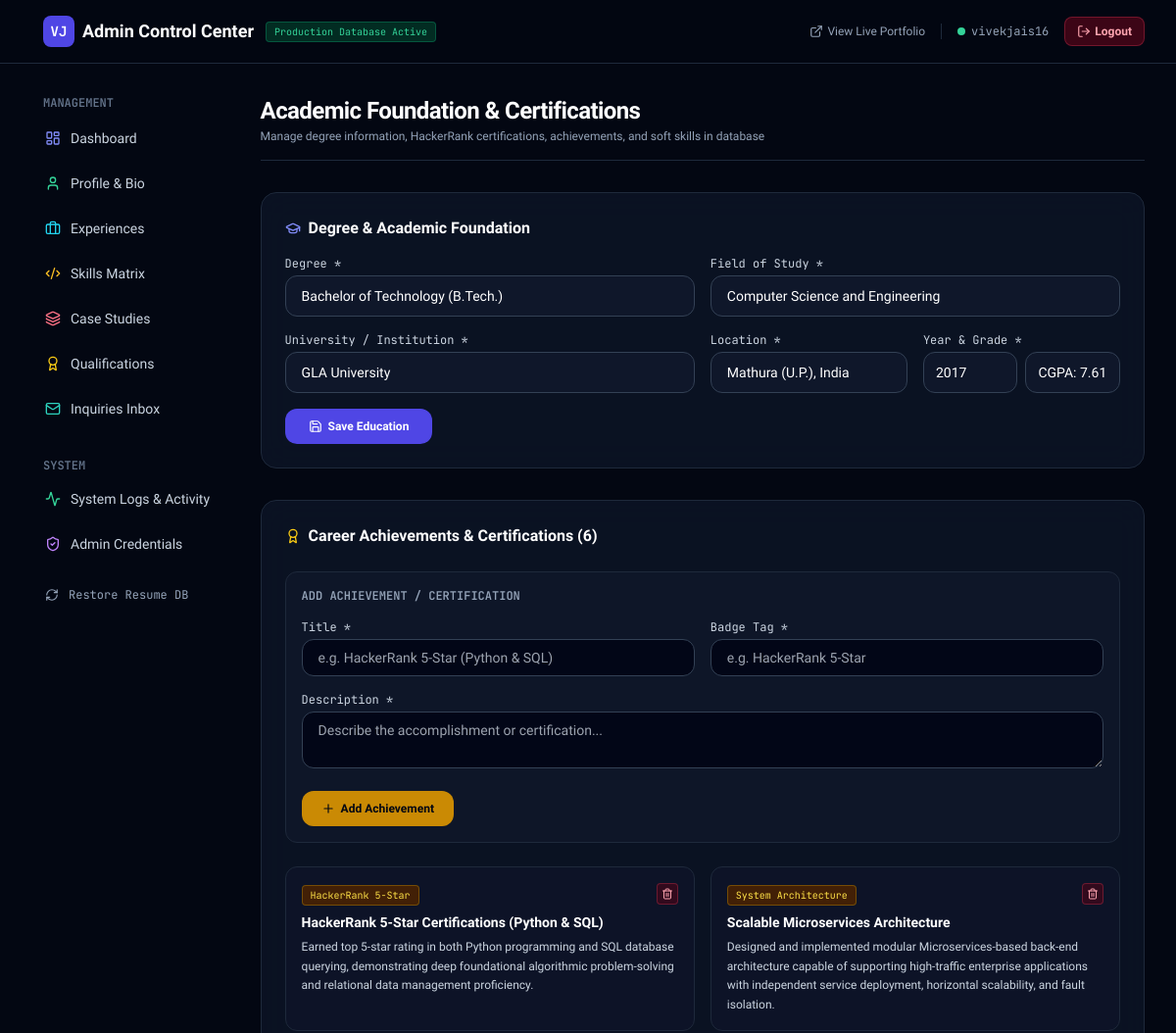
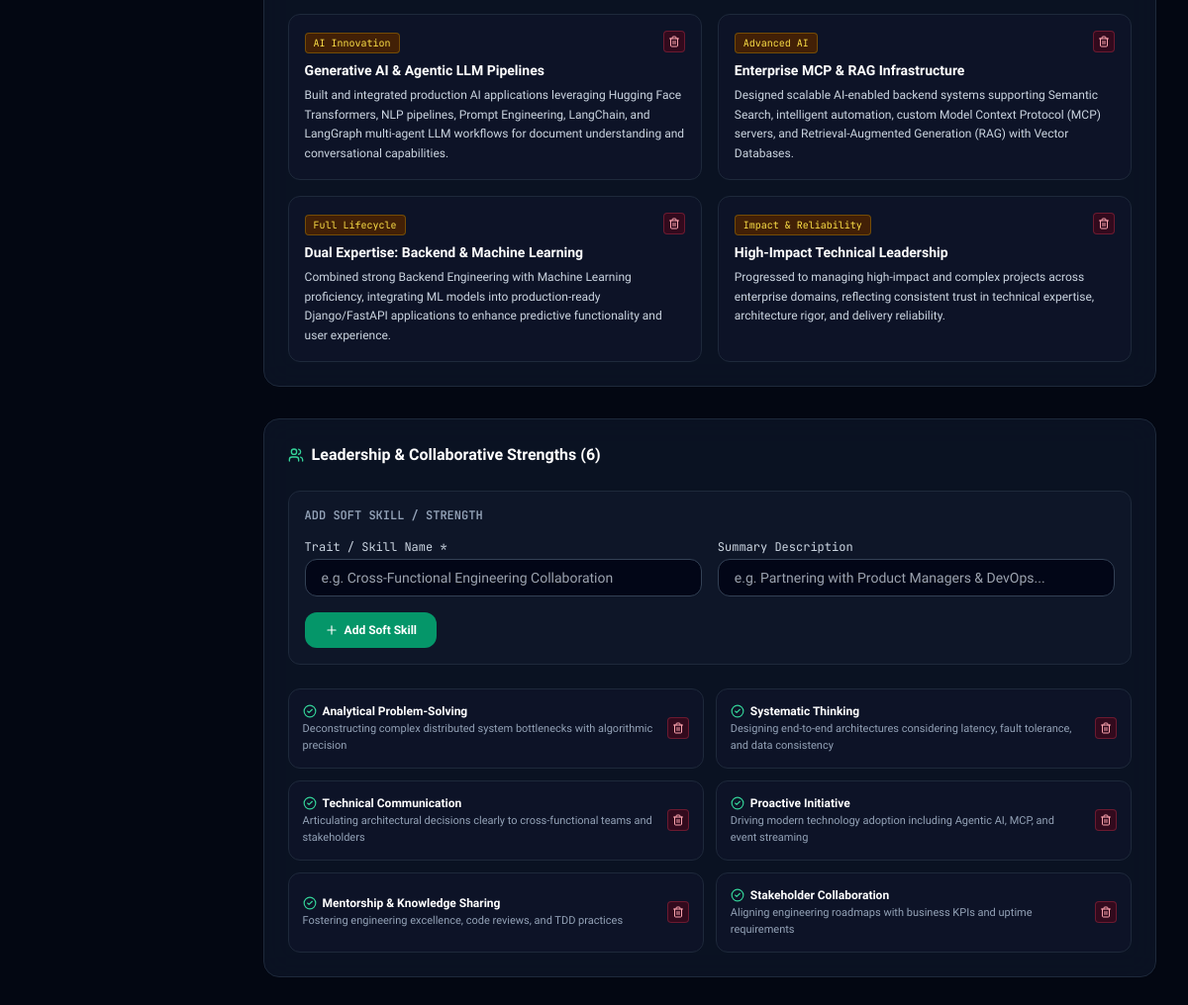
The app's page /admin/qualifications (signed in) with its own data (2 pictures, top to bottom).
### app/models/education.py (models this page shows)
class Education(Base):
    __tablename__ = "education"
    id = Column(Integer, primary_key=True, index=True)
    degree = Column(String(150), nullable=False)
    field_of_study = Column(String(150), nullable=False)
    institution = Column(String(200), nullable=False)
    location = Column(String(100), nullable=False)
    completion_year = Column(String(50), nullable=False)
    grade = Column(String(50), nullable=False)

class Achievement(Base):
    __tablename__ = "achievements"
    id = Column(Integer, primary_key=True, index=True)
    title = Column(String(150), nullable=False)
    badge = Column(String(100), nullable=True)
    description = Column(Text, nullable=False)
    category = Column(String(100), default="Technical")
    icon = Column(String(50), default="award")
    display_order = Column(Integer, default=0)

class SoftSkill(Base):
    __tablename__ = "soft_skills"
    id = Column(Integer, primary_key=True, index=True)
    name = Column(String(100), nullable=False)
    description = Column(String(255), nullable=True)
    icon = Column(String(50), default="check")
    display_order = Column(Integer, default=0)

### app/admin/router.py (the view)
@admin_router.get("/qualifications", response_class=HTMLResponse)
async def admin_qualifications_view(
    request: Request,
    admin_user: str = Depends(require_admin),
    db: Session = Depends(get_db),
):
    education = PortfolioService.get_education(db)
    achievements = PortfolioService.get_achievements(db)
    soft_skills = PortfolioService.get_soft_skills(db)
    return templates.TemplateResponse(
        request=request,
        name="admin/qualifications.html",
        context={
            "admin_user": admin_user,
            "education": education,
            "achievements": achievements,
            "soft_skills": soft_skills,
            "msg": None,
        },
    )

### app/templates/admin/qualifications.html (shortened to what this page needs)
{% extends "admin/base.html" %}
{% block content %}
<div class="space-y-8">
    <div class="flex items-center justify-between border-b border-slate-800 pb-4">
        <div>
            <h1 class="text-2xl font-bold text-white tracking-tight">Academic Foundation & Certifications</h1>
            <p class="text-xs text-slate-400 mt-0.5">Manage degree information, HackerRank certifications, achievements, and soft skills in database</p>
        </div>
    </div>
    <div class="glass-panel rounded-2xl p-6 border border-slate-800 space-y-4">
        <h2 class="font-bold text-base text-white flex items-center gap-2">
            <i data-lucide="graduation-cap" class="w-4 h-4 text-indigo-400"></i> Degree & Academic Foundation
        </h2>
        <form action="/admin/education/save" method="post" class="space-y-4">
            <div class="grid grid-cols-1 sm:grid-cols-2 gap-4">
                <div>
                    <label class="block text-xs font-mono text-slate-300 mb-1">Degree *</label>
                    <input type="text" name="degree" required value="{{ education.degree if education else 'Bachelor of Technology (B.Tech.)' }}" class="w-full px-4 py-2.5 rounded-xl bg-slate-900 border border-slate-700 text-sm text-white focus:outline-none focus:border-indigo-500">
                </div>
                <div>
                    <label class="block text-xs font-mono text-slate-300 mb-1">Field of Study *</label>
                    <input type="text" name="field_of_study" required value="{{ education.field_of_study if education else 'Computer Science and Engineering' }}" class="w-full px-4 py-2.5 rounded-xl bg-slate-900 border border-slate-700 text-sm text-white focus:outline-none focus:border-indigo-500">
                </div>
            </div>
            <div class="grid grid-cols-1 sm:grid-cols-4 gap-4">
                <div class="sm:col-span-2">
                    <label class="block text-xs font-mono text-slate-300 mb-1">University / Institution *</label>
                    <input type="text" name="institution" required value="{{ education.institution if education else 'GLA University' }}" class="w-full px-4 py-2.5 rounded-xl bg-slate-900 border border-slate-700 text-sm text-white focus:outline-none focus:border-indigo-500">
                </div>
                <div>
                    <label class="block text-xs font-mono text-slate-300 mb-1">Location *</label>
                    <input type="text" name="location" required value="{{ education.location if education else 'Mathura (U.P.), India' }}" class="w-full px-4 py-2.5 rounded-xl bg-slate-900 border border-slate-700 text-sm text-white focus:outline-none focus:border-indigo-500">
                </div>
                <div>
                    <label class="block text-xs font-mono text-slate-300 mb-1">Year & Grade *</label>
                    <div class="grid grid-cols-2 gap-2">
                        <input type="text" name="completion_year" required value="{{ education.completion_year if education else '2017' }}" placeholder="Year" class="w-full px-3 py-2.5 rounded-xl bg-slate-900 border border-slate-700 text-sm text-white focus:outline-none focus:border-indigo-500">
                        <input type="text" name="grade" required value="{{ education.grade if education else 'CGPA: 7.61' }}" placeholder="Grade" class="w-full px-3 py-2.5 rounded-xl bg-slate-900 border border-slate-700 text-sm text-white focus:outline-none focus:border-indigo-500">
                    </div>
                </div>
            </div>
            <button type="submit" class="px-6 py-2.5 rounded-xl font-semibold text-xs bg-indigo-600 hover:bg-indigo-500 text-white transition flex items-center gap-1.5">
                <i data-lucide="save" class="w-3.5 h-3.5"></i> Save Education
            </button>
        </form>
    </div>
    <div class="glass-panel rounded-2xl p-6 border border-slate-800 space-y-6">
        <h2 class="font-bold text-base text-white flex items-center gap-2">
            <i data-lucide="award" class="w-4 h-4 text-yellow-400"></i> Career Achievements & Certifications ({{ achievements|length }})
        </h2>
        <form action="/admin/achievements/add" method="post" class="p-4 rounded-xl bg-slate-900/90 border border-slate-800 space-y-4">
            <div class="text-xs font-mono text-slate-400 font-semibold uppercase">Add Achievement / Certification</div>
            <div class="grid grid-cols-1 sm:grid-cols-2 gap-4">
                <div>
                    <label class="block text-xs font-mono text-slate-300 mb-1">Title *</label>
                    <input type="text" name="title" required placeholder="e.g. HackerRank 5-Star (Python & SQL)" class="w-full px-4 py-2 rounded-xl bg-slate-950 border border-slate-700 text-sm text-white focus:outline-none focus:border-yellow-500">
                </div>
                <div>
                    <label class="block text-xs font-mono text-slate-300 mb-1">Badge Tag *</label>
                    <input type="text" name="badge" required placeholder="e.g. HackerRank 5-Star" class="w-full px-4 py-2 rounded-xl bg-slate-950 border border-slate-700 text-sm text-white focus:outline-none focus:border-yellow-500">
                </div>
            </div>
            <div>
                <label class="block text-xs font-mono text-slate-300 mb-1">Description *</label>
                <textarea name="description" rows="2" required placeholder="Describe the accomplishment or certification..." class="w-full px-4 py-2 rounded-xl bg-slate-950 border border-slate-700 text-sm text-white focus:outline-none focus:border-yellow-500"></textarea>
            </div>
            <button type="submit" class="px-5 py-2.5 rounded-xl font-semibold text-xs bg-yellow-600 hover:bg-yellow-500 text-dark-950 transition flex items-center gap-1.5 font-bold">
                <i data-lucide="plus" class="w-3.5 h-3.5"></i> Add Achievement
            </button>
        </form>
        <div class="grid grid-cols-1 sm:grid-cols-2 gap-4">
            {% for ach in achievements %}
            <div class="p-4 rounded-xl bg-slate-900/60 border border-slate-800 flex flex-col justify-between gap-3">
                <div class="space-y-1.5">
                    <div class="flex items-center justify-between">
                        <span class="px-2 py-0.5 rounded text-[10px] bg-yellow-950 text-yellow-300 border border-yellow-500/30 font-mono">{{ ach.badge }}</span>
                        <form action="/admin/achievements/delete/{{ ach.id }}" method="post" onsubmit="return confirm('Delete this achievement?');">
                            <button type="submit" class="p-1 rounded bg-rose-950/60 hover:bg-rose-900 text-rose-300 border border-rose-500/30 transition">
                                <i data-lucide="trash-2" class="w-3 h-3"></i>
                            </button>
                        </form>
                    </div>
                    <div class="font-bold text-white text-sm">{{ ach.title }}</div>
                    <p class="text-xs text-slate-300 leading-relaxed">{{ ach.description }}</p>
                </div>
            </div>
            {% endfor %}
        </div>
    </div>
    <div class="glass-panel rounded-2xl p-6 border border-slate-800 space-y-6">
        <h2 class="font-bold text-base text-white flex items-center gap-2">
            <i data-lucide="users" class="w-4 h-4 text-emerald-400"></i> Leadership & Collaborative Strengths ({{ soft_skills|length }})
        </h2>
        <form action="/admin/soft-skills/add" method="post" class="p-4 rounded-xl bg-slate-900/90 border border-slate-800 space-y-4">
            <div class="text-xs font-mono text-slate-400 font-semibold uppercase">Add Soft Skill / Strength</div>
            <div class="grid grid-cols-1 sm:grid-cols-2 gap-4">
                <div>
                    <label class="block text-xs font-mono text-slate-300 mb-1">Trait / Skill Name *</label>
                    <input type="text" name="name" required placeholder="e.g. Cross-Functional Engineering Collaboration" class="w-full px-4 py-2 rounded-xl bg-slate-950 border border-slate-700 text-sm text-white focus:outline-none focus:border-emerald-500">
                </div>
                <div>
                    <label class="block text-xs font-mono text-slate-300 mb-1">Summary Description</label>
                    <input type="text" name="description" placeholder="e.g. Partnering with Product Managers & DevOps..." class="w-full px-4 py-2 rounded-xl bg-slate-950 border border-slate-700 text-sm text-white focus:outline-none focus:border-emerald-500">
                </div>
            </div>
            <button type="submit" class="px-5 py-2.5 rounded-xl font-semibold text-xs bg-emerald-600 hover:bg-emerald-500 text-white transition flex items-center gap-1.5 font-bold">
                <i data-lucide="plus" class="w-3.5 h-3.5"></i> Add Soft Skill
            </button>
        </form>
        <div class="grid grid-cols-1 sm:grid-cols-2 gap-3">
            {% for sk in soft_skills %}
            <div class="p-3.5 rounded-xl bg-slate-900/60 border border-slate-800 flex items-center justify-between gap-3">
                <div class="space-y-0.5">
                    <div class="font-bold text-white text-xs flex items-center gap-1.5">
                        <i data-lucide="check-circle-2" class="w-3.5 h-3.5 text-emerald-400"></i>
                        {{ sk.name }}
                    </div>
                    {% if sk.description %}
                    <p class="text-[11px] text-slate-400">{{ sk.description }}</p>
                    {% endif %}
                </div>
                <form action="/admin/soft-skills/delete/{{ sk.id }}" method="post" onsubmit="return confirm('Delete this soft skill?');">
                    <button type="submit" class="p-1 rounded bg-rose-950/60 hover:bg-rose-900 text-rose-300 border border-rose-500/30 transition">
                        <i data-lucide="trash-2" class="w-3 h-3"></i>
                    </button>
                </form>
            </div>
            {% endfor %}
        </div>
    </div>
</div>
{% endblock %}

### app/static/css/custom.css (style rules this page uses)
:root { --font-sans: 'Plus Jakarta Sans', -apple-system, BlinkMacSystemFont, 'Segoe UI', Roboto, sans-serif; --font-mono: 'JetBrains Mono', monospace; }
body { font-family: var(--font-sans); background-color: #030712; color: #f3f4f6; overflow-x: hidden; }
.glass-panel { background: rgba(15, 23, 42, 0.7); backdrop-filter: blur(16px); -webkit-backdrop-filter: blur(16px); border: 1px solid rgba(255, 255, 255, 0.08); }
.font-mono { font-family: var(--font-mono); }

### records on screen
Education: degree "Bachelor of Technology (B.Tech.)", field_of_study "Computer Science and Engineering", institution "GLA University", location "Mathura (U.P.), India", completion_year "2017", grade "CGPA: 7.61"
Achievement: badge "HackerRank 5-Star", title "HackerRank 5-Star Certifications (Python & SQL)", description "Earned top 5-star rating in both Python programming and SQL database querying, demonstrating deep foundational algorithmic problem-solving and relational data management proficiency."
Achievement: badge "System Architecture", title "Scalable Microservices Architecture", description "Designed and implemented modular Microservices-based back-end architecture capable of supporting high-traffic enterprise applications with independent service deployment, horizontal scalability, and fault isolation."
Achievement: badge "AI Innovation", title "Generative AI & Agentic LLM Pipelines", description "Built and integrated production AI applications leveraging Hugging Face Transformers, NLP pipelines, Prompt Engineering, LangChain, and LangGraph multi-agent LLM workflows for document understanding and conversational capabilities."
Achievement: badge "Advanced AI", title "Enterprise MCP & RAG Infrastructure", description "Designed scalable AI-enabled backend systems supporting Semantic Search, intelligent automation, custom Model Context Protocol (MCP) servers, and Retrieval-Augmented Generation (RAG) with Vector Databases."
Achievement: badge "Full Lifecycle", title "Dual Expertise: Backend & Machine Learning", description "Combined strong Backend Engineering with Machine Learning proficiency, integrating ML models into production-ready Django/FastAPI applications to enhance predictive functionality and user experience."
Achievement: badge "Impact & Reliability", title "High-Impact Technical Leadership", description "Progressed to managing high-impact and complex projects across enterprise domains, reflecting consistent trust in technical expertise, architecture rigor, and delivery reliability."
SoftSkill: name "Analytical Problem-Solving", description "Deconstructing complex distributed system bottlenecks with algorithmic precision"
SoftSkill: name "Systematic Thinking", description "Designing end-to-end architectures considering latency, fault tolerance, and data consistency"
SoftSkill: name "Technical Communication", description "Articulating architectural decisions clearly to cross-functional teams and stakeholders"
SoftSkill: name "Proactive Initiative", description "Driving modern technology adoption including Agentic AI, MCP, and event streaming"
SoftSkill: name "Mentorship & Knowledge Sharing", description "Fostering engineering excellence, code reviews, and TDD practices"
SoftSkill: name "Stakeholder Collaboration", description "Aligning engineering roadmaps with business KPIs and uptime requirements"

### other values on screen
{{ admin_user }} "vivekjais16"
{{ achievements|length }} "6"
{{ soft_skills|length }} "6"
